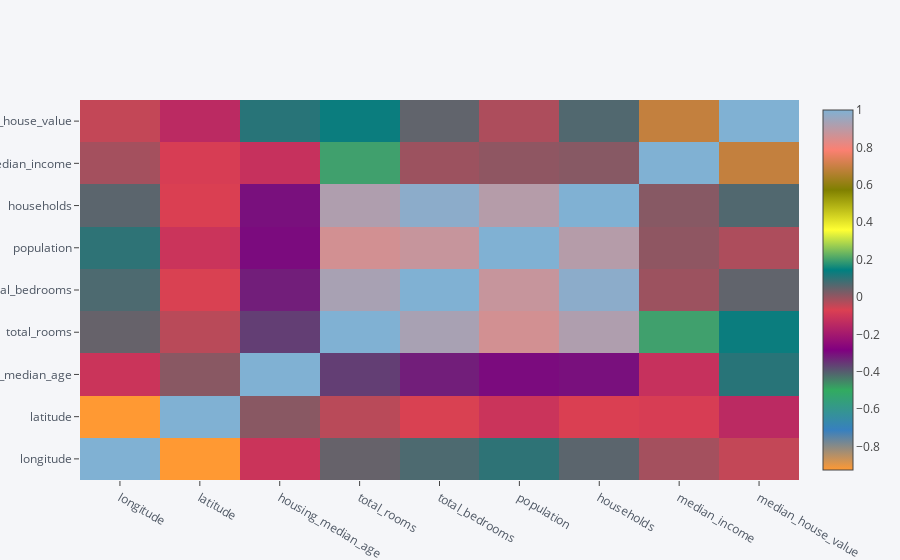

Notebook source saved alongside this figure:
### Code cell
corr_matrix.iplot(kind='heatmap')                    # A better visulization of the above matrix

### Figure 1 — Plotly figure (JSON) as saved in the notebook; plotly's stock layout.template omitted (floating-point values rounded to 4 significant figures)
{"data": [{"colorscale": [[0, "rgb(255, 153, 51)"], [0.1111, "rgb(55, 128, 191)"], [0.2222, "rgb(50, 171, 96)"], [0.3333, "rgb(128, 0, 128)"], [0.4444, "rgb(219, 64, 82)"], [0.5556, "rgb(0, 128, 128)"], [0.6667, "rgb(255, 255, 51)"], [0.7778, "rgb(128, 128, 0)"], [0.8889, "rgb(251, 128, 114)"], [1, "rgb(128, 177, 211)"]], "type": "heatmap", "uid": "2984fe1f-c40b-42fb-867b-a7d2a3f61a2d", "x": ["longitude", "latitude", "housing_median_age", "total_rooms", "total_bedrooms", "population", "households", "median_income", "median_house_value"], "y": ["longitude", "latitude", "housing_median_age", "total_rooms", "total_bedrooms", "population", "households", "median_income", "median_house_value"], "z": [[1, -0.9247, -0.1082, 0.04457, 0.06961, 0.09977, 0.05531, -0.01518, -0.04597], [-0.9247, 1, 0.01117, -0.0361, -0.06698, -0.1088, -0.07104, -0.07981, -0.1442], [-0.1082, 0.01117, 1, -0.3613, -0.3205, -0.2962, -0.3029, -0.119, 0.1056], [0.04457, -0.0361, -0.3613, 1, 0.9304, 0.8571, 0.9185, 0.198, 0.1342], [0.06961, -0.06698, -0.3205, 0.9304, 1, 0.8777, 0.9797, -0.007723, 0.04969], [0.09977, -0.1088, -0.2962, 0.8571, 0.8777, 1, 0.9072, 0.004834, -0.02465], [0.05531, -0.07104, -0.3029, 0.9185, 0.9797, 0.9072, 1, 0.01303, 0.06584], [-0.01518, -0.07981, -0.119, 0.198, -0.007723, 0.004834, 0.01303, 1, 0.6881], [-0.04597, -0.1442, 0.1056, 0.1342, 0.04969, -0.02465, 0.06584, 0.6881, 1]], "zmax": 1, "zmin": -0.9247}], "layout": {"legend": {"bgcolor": "#F5F6F9", "font": {"color": "#4D5663"}}, "paper_bgcolor": "#F5F6F9", "plot_bgcolor": "#F5F6F9", "title": {"font": {"color": "#4D5663"}}, "xaxis": {"gridcolor": "#E1E5ED", "showgrid": true, "tickfont": {"color": "#4D5663"}, "title": {"font": {"color": "#4D5663"}, "text": ""}, "zerolinecolor": "#E1E5ED"}, "yaxis": {"gridcolor": "#E1E5ED", "showgrid": true, "tickfont": {"color": "#4D5663"}, "title": {"font": {"color": "#4D5663"}, "text": ""}, "zerolinecolor": "#E1E5ED"}}}
